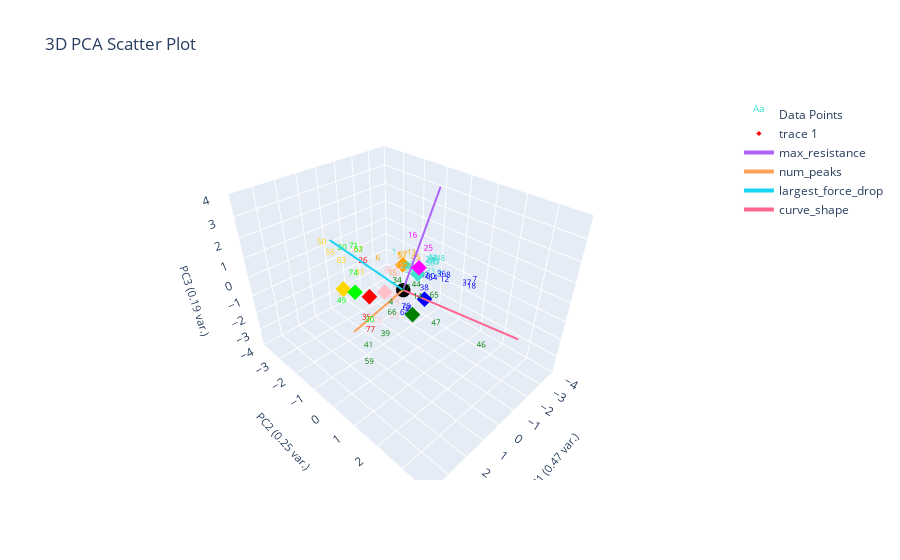

The code cell stored with this chart in its notebook:
### Markdown cell above
# Clustering data with ES-D removed (Corrected)

### Code cell
# should labels be fixed or not
labeled_data_esd_removed = marions_labeled_data[marions_labeled_data[ylabel_name] != 'ES-D'].copy()
marions_labeled_data_esd_removed = marions_labeled_data[marions_labeled_data[ylabel_name] != 'ES-D']

# print('Labeled data only')
# plotting.plot_clusters_seperately(labeled_data_esd_removed[f'{ylabel_name}_nums'], curve_data, ylabel_name, bold_idxs=labeled_data_esd_removed.index.tolist(), cluster_category_names=list(ylabel_to_cluster_num.keys()))

# print('ES-D' in labeled_data_esd_removed['marions_ylabels_2'].values)
label_centroids_esd_removed = find_labels_centroids(labeled_data_esd_removed, ylabel_to_cluster_num, ylabel_name)
pseudo_data_esd_removed = find_closest_centroid(data_features, label_centroids_esd_removed, ylabel_name)

# print('Corrected')
# print(print('ES-D' in pseudo_data_esd_removed['pseudo_marions_ylabels_2'].values))
# changed_ylabel_idxs = find_changed_ylabel_data(labeled_data_esd_removed, pseudo_data_esd_removed, ylabel_name)
# corrected_pseudo_data_esd_removed = correct_pseudo_ylabels_to_actual(pseudo_data_esd_removed, marions_labeled_data, ylabel_name, changed_ylabel_idxs)
# print(corrected_pseudo_data_esd_removed)
# plotting.plot_clusters_seperately(corrected_pseudo_data_esd_removed[f'pseudo_{ylabel_name}_nums'], curve_data, ylabel_name, cluster_category_names=list(ylabel_to_cluster_num.keys()), pseudo_corrections=labeled_data_esd_removed)
# print(label_centroids_esd_removed)
# plotting.plot_pca(corrected_pseudo_data_esd_removed, corrected_pseudo_data_esd_removed[f'pseudo_{ylabel_name}_nums'], 3, graph_title="", ylabel_name=ylabel_name, centroids=label_centroids_esd_removed)

print('Uncorrected')
# find_changed_ylabel_data(marions_labeled_data_esd_removed, pseudo_data_esd_removed, ylabel_name)
# print(pseudo_data_esd_removed[['filenames', f'pseudo_{ylabel_name}']])
# print(pseudo_data_esd_removed.loc[marions_labeled_data_esd_removed.index][['filenames', f'pseudo_{ylabel_name}']])


# plotting.get_curve_idx_from_cluster_color('pink', pseudo_data_esd_removed[f'pseudo_{ylabel_name}_nums'], pseudo_data_esd_removed.index, data_features)
# plotting.get_curve_idx_from_cluster_color('orange', pseudo_data_esd_removed[f'pseudo_{ylabel_name}_nums'], pseudo_data_esd_removed.index, data_features)
# # print(pseudo_data_esd_removed[:3])
# indicies = pseudo_data_esd_removed[pseudo_data_esd_removed['filenames'].isin(['WS23_L3_T1_P_23.csv','WS23_L3_T1_P_25.csv'])].index
# plotting.plot_specific_curves([indicies.tolist()[0]], curve_data, data_features, color='pink')
# plotting.plot_specific_curves([indicies.tolist()[1]], curve_data, data_features, color='orange')


plotting.plot_clusters_seperately(pseudo_data_esd_removed[f'pseudo_{ylabel_name}_nums'], curve_data, ylabel_name, cluster_category_names=list(ylabel_to_cluster_num.keys()), bold_idxs=marions_labeled_data_esd_removed.index)
# print(label_centroids_esd_removed)
plotting.plot_pca(pseudo_data_esd_removed, pseudo_data_esd_removed[f'pseudo_{ylabel_name}_nums'], 3, graph_title="", ylabel_name=ylabel_name, centroids=label_centroids_esd_removed,
                only_plot_cluster_labels=[])
plotting.pca_analysis(pseudo_data_esd_removed)
ylabel_to_cluster_num = {'ES-B':0, 'ES-BW':1, 'ES-S':2, 'ES-S-Plates':3, 'ES-D':4, 'LS':5, 'F':6, 'LS/F':7, 'ES-DB':8, 'ES': 9}

### Figure 1 — Plotly figure (JSON) as saved in the notebook; plotly's stock layout.template omitted (floating-point values rounded to 4 significant figures)
{"data": [{"mode": "text", "name": "Data Points", "text": ["0", "1", "2", "3", "4", "5", "6", "7", "8", "9", "10", "11", "12", "13", "14", "15", "16", "17", "18", "19", "20", "21", "22", "23", "24", "25", "26", "27", "28", "29", "30", "31", "32", "33", "34", "35", "36", "37", "38", "39", "40", "41", "42", "43", "44", "45", "46", "47", "48", "49", "50", "51", "52", "53", "54", "55", "56", "57", "58", "59", "60", "61", "62", "63", "64", "65", "66", "67", "68", "69", "70", "71", "72", "73", "74", "75", "76", "77"], "textfont": {"color": ["turquoise", "turquoise", "pink", "turquoise", "green", "turquoise", "orange", "blue", "blue", "pink", "pink", "turquoise", "blue", "orange", "green", "orange", "magenta", "turquoise", "blue", "pink", "lime", "turquoise", "pink", "turquoise", "turquoise", "magenta", "red", "green", "turquoise", "pink", "lime", "gold", "turquoise", "turquoise", "green", "red", "blue", "blue", "blue", "green", "pink", "green", "blue", "pink", "green", "orange", "green", "green", "turquoise", "lime", "gold", "lime", "orange", "gold", "blue", "gold", "turquoise", "pink", "pink", "green", "blue", "turquoise", "orange", "gold", "blue", "green", "green", "orange", "blue", "pink", "pink", "lime", "turquoise", "turquoise", "lime", "turquoise", "blue", "red"], "size": 8}, "type": "scatter3d", "x": [-1.244, -0.5288, -0.2871, -1.677, 1.654, -0.9638, -0.9356, -1.667, -1.421, -0.2597, -0.3077, -1.714, -1.197, -1.52, 1.059, -0.7871, -0.8089, -1.665, -1.173, -0.04504, 1.664, -0.7196, -0.431, -0.7407, -1.667, -1.003, 1.438, 0.5206, -0.4618, 0.6361, 2.942, 1.347, -0.8904, -1.228, 1.08, 2.126, -1.172, -1.091, -0.6795, 2.245, -0.6213, 2.417, -0.892, 0.5777, 0.765, -1.332, 1.147, 0.4089, -1.786, 3.155, 1.559, 1.936, -1.273, 1.98, -1.278, 1.527, -1.405, -0.05, -0.2146, 3.258, -1.028, -1.673, -0.7278, 1.586, 0.5135, 0.5581, 1.265, -1.362, 0.4451, -0.1352, 1.413, 1.686, -1.721, -1.185, 1.828, -1.665, -0.1603, 2.058], "y": [0.6574, -0.8339, -0.9243, 0.2736, 0.7757, -0.2354, -1.95, 1.765, 0.9034, -0.5809, -0.351, 0.03505, 0.9021, -0.7568, 1.383, -1.097, -0.1976, 0.1977, 1.935, -0.4073, -1.272, -0.2857, -0.5395, -0.4546, -0.0343, 0.3151, -0.5539, 0.5037, -0.1025, 0.09838, 0.983, -0.8518, -0.3891, 0.291, 0.5842, 0.09765, 0.7836, 1.795, 0.4215, 0.9985, -0.8408, 0.3515, 0.266, -0.1827, 1.1, -0.4369, 3.615, 1.656, 0.3187, 0.02466, -2.427, -0.267, -1.041, -1.14, 0.3774, -2.063, 0.1554, -0.8283, -0.6718, 1.161, 0.4347, 0.01989, -2.796, -1.447, 0.4621, 1.637, 0.5001, -1.047, 0.5186, -0.487, -0.06027, -0.7327, 0.04632, 0.2896, -0.6664, 0.1186, 0.01406, 0.1874], "z": [0.1732, 0.6467, -0.2959, 0.2498, 0.3399, -0.04184, -0.5718, 0.3624, 0.1166, -0.984, -1.427, 0.2923, 0.008561, 0.1791, 0.7407, -0.8046, 1.725, 0.2347, 0.4061, -1.62, 1.604, -0.07013, 0.1015, 0.04295, 0.1898, 1.307, 1.314, 0.2195, 0.3804, -1.541, 0.4341, 0.4942, 0.0778, 0.01119, 0.9357, -0.6918, 0.2178, 0.5058, -0.5093, -0.7105, -0.5792, -1.793, -0.0437, 0.6892, 0.9375, 0.2026, 0.3523, -0.772, 0.426, 0.7054, 1.141, 2.239, -0.04326, -0.4694, -0.3151, 0.8248, 0.2482, -1.583, -1.453, -1.307, -0.07489, 0.2015, -0.5103, 0.8228, -1.144, 0.6997, -0.6341, -0.007579, -0.8844, -1.528, -1.466, 2.008, 0.3129, 0.6006, 0.8275, 0.1945, -1.55, -1.319]}, {"marker": {"color": ["red", "gold", "blue", "green", "pink", "turquoise", "orange", "lime", "magenta"], "size": 4, "symbol": "diamond"}, "mode": "markers", "type": "scatter3d", "x": [1.527, 1.842, -0.3825, 0.9114, 0.3472, -0.847, -1.362, 2.303, -0.6313], "y": [-0.2434, -1.165, 0.6364, 1.069, -0.5617, 0.002592, -1.047, -0.1447, 0.2012], "z": [0.3059, 0.2246, -0.2298, 0.0328, -0.312, 0.4099, -0.007579, 1.019, 0.9644]}, {"marker": {"color": "black", "size": 5}, "mode": "markers", "name": "Origin", "showlegend": false, "type": "scatter3d", "x": [0], "y": [0], "z": [0]}, {"line": {"width": 4}, "mode": "lines+text", "name": "max_resistance", "textposition": "top center", "type": "scatter3d", "x": [0, -2.587], "y": [0, -0.3493], "z": [0, 3.737]}, {"line": {"width": 4}, "mode": "lines+text", "name": "num_peaks", "textposition": "top center", "type": "scatter3d", "x": [0, 3.264], "y": [0, 0.6397], "z": [0, 0.2723]}, {"line": {"width": 4}, "mode": "lines+text", "name": "largest_force_drop", "textposition": "top center", "type": "scatter3d", "x": [0, 2.754], "y": [0, -0.6115], "z": [0, 3.249]}, {"line": {"width": 4}, "mode": "lines+text", "name": "curve_shape", "textposition": "top center", "type": "scatter3d", "x": [0, -0.2664], "y": [0, 4.909], "z": [0, 0.6352]}], "layout": {"autosize": true, "scene": {"xaxis": {"range": [-4, 4], "title": {"font": {"size": 11}, "text": "PC1 (0.47 var.)"}}, "yaxis": {"range": [-4, 4], "title": {"font": {"size": 11}, "text": "PC2 (0.25 var.)"}}, "zaxis": {"range": [-4, 4], "title": {"font": {"size": 11}, "text": "PC3 (0.19 var.)"}}}, "title": {"text": "3D PCA Scatter Plot"}}}
